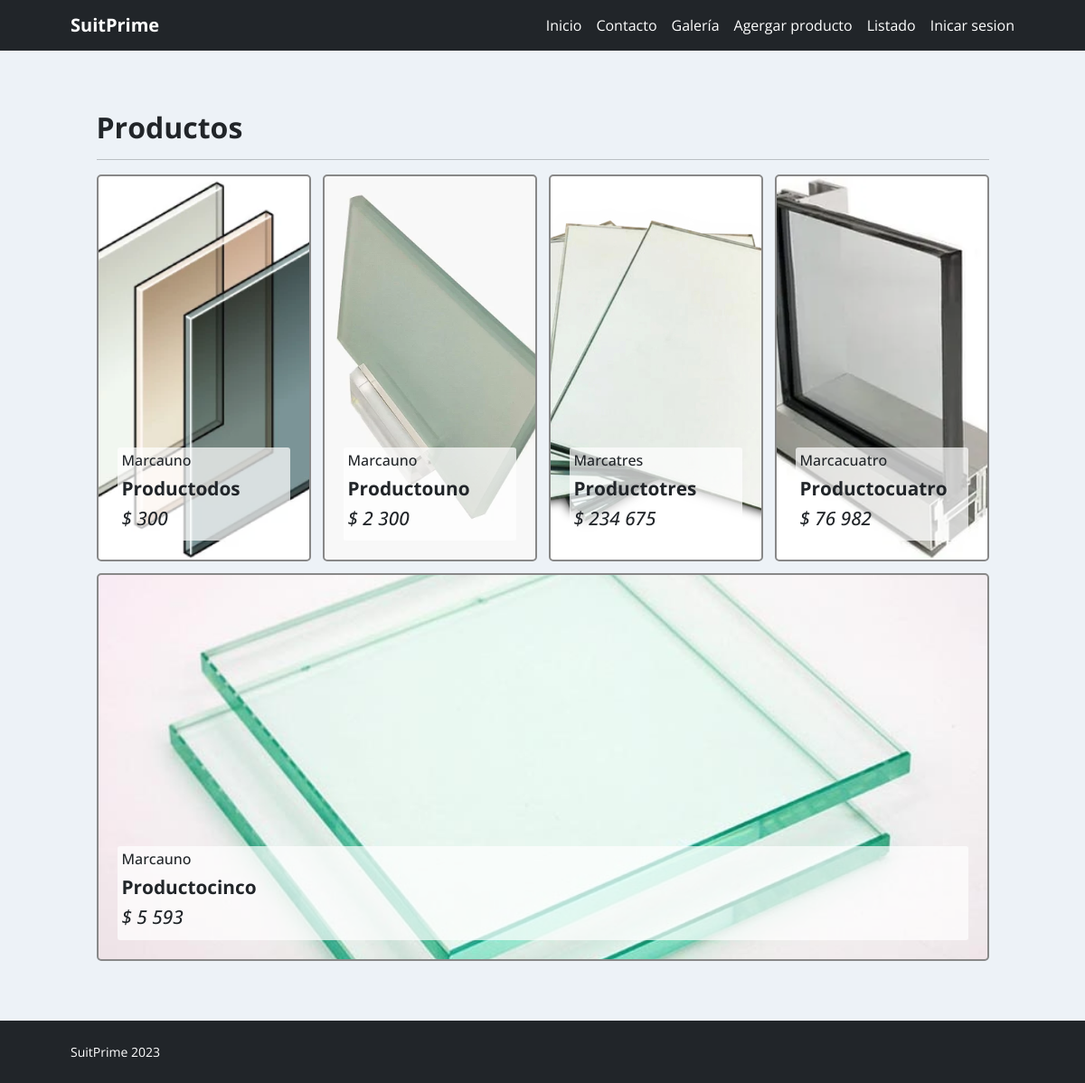
Page /galeria/ on the committed database.
### app/models.py (models this page shows, shortened)
class Producto(models.Model):
    nombre = models.CharField(max_length=50)
    precio = models.IntegerField()
    descripcion = models.TextField()
    nuevo = models.BooleanField()
    marca = models.ForeignKey(Marca, on_delete=models.PROTECT)
    fecha_fabricacion = models.DateField(null=True)
    imagen = models.ImageField(upload_to="productos", null=True)

class Marca(models.Model):
    nombre = models.CharField(max_length=50)
    def __str__(self):
        return self.nombre

### app/views.py (the view)
# urls.py: path('galeria/', galeria, name="galeria"),
def galeria(request):
    productos = Producto.objects.all()
    data = {
        'productos' : productos
    }
    return render(request, 'app/galeria.html', data)

### app/templates/app/galeria.html (shortened to what this page needs)
{% extends 'app/base.html' %}
{% block css %}
<link rel="stylesheet" href="https://cdn.jsdelivr.net/bxslider/4.2.12/jquery.bxslider.css">
<link rel="stylesheet" href="https://cdn.jsdelivr.net/gh/fancyapps/fancybox@3.5.7/dist/jquery.fancybox.min.css" />
{% endblock %}
{% block contenido %}
{% load static %}
{% load humanize %}
<div style="padding: 34px;">
    <div style="max-width: 987px; margin: 2em auto;">
<h2>Productos</h2>
<hr/>
<div class="flexOne">
{% for p in productos %}
     <div class="_prod" {% if p.imagen %} style="background-image: url('{{ p.imagen.url }}');" {% endif %}>
          <div class="_proddesc">
               <h5>{{ p.marca | capfirst }}</h5>
               <h2>{{ p.nombre | title }}</h2>
               <h3>$ {{ p.precio | intcomma }}</h3>
          </div>
     </div>
{% endfor %}
</div>
</div>
</div>
{% endblock %}

### app/static/app/css/estilos.css (style rules this page uses)
* { margin:0; padding:0; }
body { background-color:#EDF2F7; font-family: 'Open Sans', sans-serif; }
h1,h2 { font-family: 'Open Sans', sans-serif; font-weight: bold; }

### app/static/app/css/estilo2.css (style rules this page uses)
div#prodlist h2, h3 { font-size: 1.3em; }
div.flexOne { display: flex; min-width: 380px; padding: 0; flex-wrap: wrap; flex-direction: row; align-items: center; align-content: space-between; gap: 13px; margin: 13px auto 0 auto; }
div.flexOne div._prod { display: inline-block; flex: 1 1 187.75px; padding: 300px 21px 21px 21px; margin: 0; border-width: 2px; border-radius: 5px; border-color: #888; border-style: solid; background-size: cover; background-position: center center; }
div.flexOne div._prod ._proddesc { border-radius: 3px; background: rgba(255,255,255, 0.7); padding: 5px; }
div.flexOne div._prod ._proddesc h2, h3 { font-size: 1.3em; }
div.flexOne div._prod ._proddesc h3 { font-style: italic; }
div.flexOne div._prod ._proddesc h5 { font-size: 1em; }

### rows in the picture
Producto: imagen (picture), marca "Marcauno", nombre "Productodos", precio "300"
Producto: imagen (picture), marca "Marcauno", nombre "Productouno", precio "2 300"
Producto: imagen (picture), marca "Marcatres", nombre "Productotres", precio "234 675"
Producto: imagen (picture), marca "Marcacuatro", nombre "Productocuatro", precio "76 982"
Producto: imagen (picture), marca "Marcauno", nombre "Productocinco", precio "5 593"
